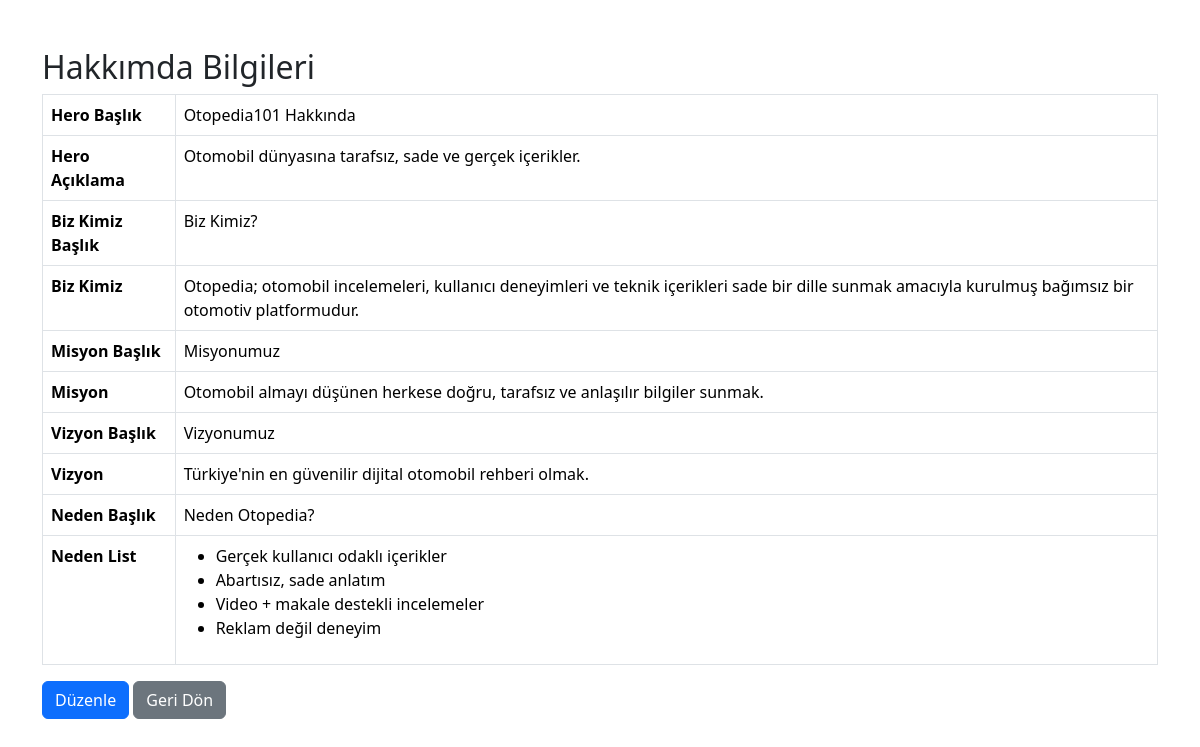
The page /hakkimda_liste.php on the database its author committed.
### tables this page shows
CREATE TABLE `hakkimda` (
  `id` int(11) NOT NULL,
  `hero_baslik` varchar(200) NOT NULL DEFAULT 'Otopedia101 Hakkında',
  `hero_aciklama` text DEFAULT NULL,
  `biz_kimiz_baslik` varchar(200) NOT NULL DEFAULT 'Biz Kimiz?',
  `biz_kimiz` text DEFAULT NULL,
  `misyon_baslik` varchar(200) NOT NULL DEFAULT 'Misyonumuz',
  `misyon` text DEFAULT NULL,
  `vizyon_baslik` varchar(200) NOT NULL DEFAULT 'Vizyonumuz',
  `vizyon` text DEFAULT NULL,
  `neden_baslik` varchar(200) NOT NULL DEFAULT 'Neden Otopedia?',
  `neden_list` text DEFAULT NULL COMMENT 'Her madde ayrı satırda',
  `guncelleme_tarihi` timestamp NOT NULL DEFAULT current_timestamp() ON UPDATE current_timestamp()
);

### hakkimda_liste.php (the view, shortened to what this page needs)
<?php
include 'db.php';
$query = $db->query("SELECT * FROM hakkimda ORDER BY id DESC LIMIT 1");
$hakkimda = $query->fetch(PDO::FETCH_ASSOC);
?>
<!DOCTYPE html>
<html lang="tr">
<head>
    <link rel="stylesheet" href="https://cdn.jsdelivr.net/npm/bootstrap@5.3.3/dist/css/bootstrap.min.css">
</head>
<body>
<div class="container mt-5">
    <h2>Hakkımda Bilgileri</h2>
    <?php if($hakkimda): ?>
    <table class="table table-bordered">
        <tr>
            <th>Hero Başlık</th>
            <td><?= htmlspecialchars($hakkimda['hero_baslik']) ?></td>
        </tr>
        <tr>
            <th>Hero Açıklama</th>
            <td><?= htmlspecialchars($hakkimda['hero_aciklama']) ?></td>
        </tr>
        <tr>
            <th>Biz Kimiz Başlık</th>
            <td><?= htmlspecialchars($hakkimda['biz_kimiz_baslik']) ?></td>
        </tr>
        <tr>
            <th>Biz Kimiz</th>
            <td><?= htmlspecialchars($hakkimda['biz_kimiz']) ?></td>
        </tr>
        <tr>
            <th>Misyon Başlık</th>
            <td><?= htmlspecialchars($hakkimda['misyon_baslik']) ?></td>
        </tr>
        <tr>
            <th>Misyon</th>
            <td><?= htmlspecialchars($hakkimda['misyon']) ?></td>
        </tr>
        <tr>
            <th>Vizyon Başlık</th>
            <td><?= htmlspecialchars($hakkimda['vizyon_baslik']) ?></td>
        </tr>
        <tr>
            <th>Vizyon</th>
            <td><?= htmlspecialchars($hakkimda['vizyon']) ?></td>
        </tr>
        <tr>
            <th>Neden Başlık</th>
            <td><?= htmlspecialchars($hakkimda['neden_baslik']) ?></td>
        </tr>
        <tr>
            <th>Neden List</th>
            <td>
                <?php
                $nedenler = explode("\n", $hakkimda['neden_list']);
                echo '<ul>';
                foreach($nedenler as $n) echo '<li>'.htmlspecialchars($n).'</li>';
                echo '</ul>';
                ?>
            </td>
        </tr>
    </table>
    <a href="hakkimda_duzenle.php?id=<?= $hakkimda['id'] ?>" class="btn btn-primary">Düzenle</a>
    <a href="adminpanel.php" class="btn btn-secondary">Geri Dön</a>
    <?php else: ?>
        <p>Henüz Hakkımda bilgisi eklenmemiş.</p>
    <?php endif; ?>
</div>
</body>
</html>

### rows shown on the page
hakkimda: hero_baslik "Otopedia101 Hakkında", hero_aciklama "Otomobil dünyasına tarafsız, sade ve gerçek içerikler.", biz_kimiz_baslik "Biz Kimiz?", biz_kimiz "Otopedia; otomobil incelemeleri, kullanıcı deneyimleri ve teknik içerikleri sade bir dille sunmak amacıyla kurulmuş bağımsız bir otomotiv platformudur.", misyon_baslik "Misyonumuz", misyon "Otomobil almayı düşünen herkese doğru, tarafsız ve anlaşılır bilgiler sunmak.", vizyon_baslik "Vizyonumuz", vizyon "Türkiye'nin en güvenilir dijital otomobil rehberi olmak.", neden_baslik "Neden Otopedia?", neden_list "Gerçek kullanıcı odaklı içerikler", neden_list "Abartısız, sade anlatım", neden_list "Video + makale destekli incelemeler", neden_list "Reklam değil deneyim"
